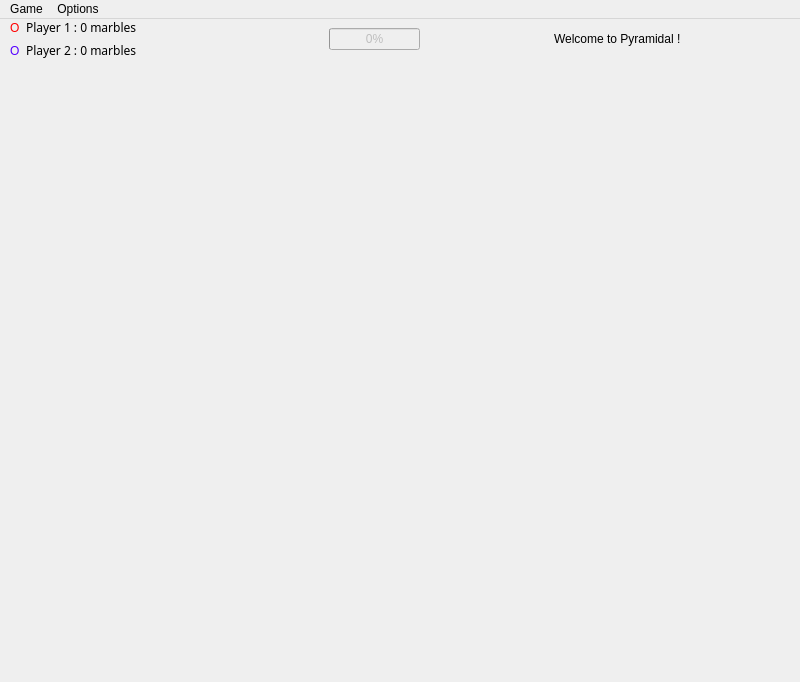
<?xml version="1.0" encoding="UTF-8"?>
<ui version="4.0">
 <class>GameMainWindow</class>
 <widget class="QMainWindow" name="GameMainWindow">
  <property name="geometry">
   <rect>
    <x>0</x>
    <y>0</y>
    <width>800</width>
    <height>682</height>
   </rect>
  </property>
  <property name="windowTitle">
   <string>La pyramide infernale !</string>
  </property>
  <widget class="QWidget" name="centralwidget">
   <property name="sizePolicy">
    <sizepolicy hsizetype="Maximum" vsizetype="Maximum">
     <horstretch>0</horstretch>
     <verstretch>0</verstretch>
    </sizepolicy>
   </property>
   <property name="minimumSize">
    <size>
     <width>400</width>
     <height>400</height>
    </size>
   </property>
   <widget class="QWidget" name="verticalLayoutWidget_2">
    <property name="geometry">
     <rect>
      <x>10</x>
      <y>0</y>
      <width>781</width>
      <height>651</height>
     </rect>
    </property>
    <layout class="QVBoxLayout" name="verticalLayout_2">
     <property name="sizeConstraint">
      <enum>QLayout::SetNoConstraint</enum>
     </property>
     <item>
      <layout class="QHBoxLayout" name="horizontalLayout">
       <property name="sizeConstraint">
        <enum>QLayout::SetMaximumSize</enum>
       </property>
       <item>
        <layout class="QVBoxLayout" name="verticalLayout">
         <property name="sizeConstraint">
          <enum>QLayout::SetNoConstraint</enum>
         </property>
         <item>
          <layout class="QHBoxLayout" name="horizontalLayout_2">
           <property name="sizeConstraint">
            <enum>QLayout::SetNoConstraint</enum>
           </property>
           <item>
            <widget class="QLabel" name="label_2">
             <property name="palette">
              <palette>
               <active>
                <colorrole role="WindowText">
                 <brush brushstyle="SolidPattern">
                  <color alpha="255">
                   <red>255</red>
                   <green>0</green>
                   <blue>0</blue>
                  </color>
                 </brush>
                </colorrole>
               </active>
               <inactive>
                <colorrole role="WindowText">
                 <brush brushstyle="SolidPattern">
                  <color alpha="255">
                   <red>255</red>
                   <green>0</green>
                   <blue>0</blue>
                  </color>
                 </brush>
                </colorrole>
               </inactive>
               <disabled>
                <colorrole role="WindowText">
                 <brush brushstyle="SolidPattern">
                  <color alpha="255">
                   <red>190</red>
                   <green>190</green>
                   <blue>190</blue>
                  </color>
                 </brush>
                </colorrole>
               </disabled>
              </palette>
             </property>
             <property name="text">
              <string>O</string>
             </property>
            </widget>
           </item>
           <item>
            <spacer name="horizontalSpacer_4">
             <property name="orientation">
              <enum>Qt::Horizontal</enum>
             </property>
             <property name="sizeType">
              <enum>QSizePolicy::Preferred</enum>
             </property>
             <property name="sizeHint" stdset="0">
              <size>
               <width>0</width>
               <height>0</height>
              </size>
             </property>
            </spacer>
           </item>
           <item>
            <widget class="QLabel" name="scoreJ1">
             <property name="sizePolicy">
              <sizepolicy hsizetype="MinimumExpanding" vsizetype="Preferred">
               <horstretch>80</horstretch>
               <verstretch>0</verstretch>
              </sizepolicy>
             </property>
             <property name="font">
              <font>
               <family>Sans Serif</family>
               <pointsize>9</pointsize>
              </font>
             </property>
             <property name="text">
              <string>Player 1 : 0 marbles</string>
             </property>
            </widget>
           </item>
          </layout>
         </item>
         <item>
          <spacer name="verticalSpacer">
           <property name="orientation">
            <enum>Qt::Vertical</enum>
           </property>
           <property name="sizeType">
            <enum>QSizePolicy::Minimum</enum>
           </property>
           <property name="sizeHint" stdset="0">
            <size>
             <width>0</width>
             <height>0</height>
            </size>
           </property>
          </spacer>
         </item>
         <item>
          <layout class="QHBoxLayout" name="horizontalLayout_3">
           <property name="sizeConstraint">
            <enum>QLayout::SetNoConstraint</enum>
           </property>
           <item>
            <widget class="QLabel" name="label_3">
             <property name="palette">
              <palette>
               <active>
                <colorrole role="WindowText">
                 <brush brushstyle="SolidPattern">
                  <color alpha="255">
                   <red>85</red>
                   <green>0</green>
                   <blue>255</blue>
                  </color>
                 </brush>
                </colorrole>
               </active>
               <inactive>
                <colorrole role="WindowText">
                 <brush brushstyle="SolidPattern">
                  <color alpha="255">
                   <red>85</red>
                   <green>0</green>
                   <blue>255</blue>
                  </color>
                 </brush>
                </colorrole>
               </inactive>
               <disabled>
                <colorrole role="WindowText">
                 <brush brushstyle="SolidPattern">
                  <color alpha="255">
                   <red>190</red>
                   <green>190</green>
                   <blue>190</blue>
                  </color>
                 </brush>
                </colorrole>
               </disabled>
              </palette>
             </property>
             <property name="text">
              <string>O</string>
             </property>
            </widget>
           </item>
           <item>
            <spacer name="horizontalSpacer_5">
             <property name="orientation">
              <enum>Qt::Horizontal</enum>
             </property>
             <property name="sizeType">
              <enum>QSizePolicy::Preferred</enum>
             </property>
             <property name="sizeHint" stdset="0">
              <size>
               <width>0</width>
               <height>0</height>
              </size>
             </property>
            </spacer>
           </item>
           <item>
            <widget class="QLabel" name="scoreJ2">
             <property name="sizePolicy">
              <sizepolicy hsizetype="MinimumExpanding" vsizetype="Preferred">
               <horstretch>80</horstretch>
               <verstretch>0</verstretch>
              </sizepolicy>
             </property>
             <property name="font">
              <font>
               <family>Sans Serif</family>
               <pointsize>9</pointsize>
              </font>
             </property>
             <property name="text">
              <string>Player 2 : 0 marbles</string>
             </property>
            </widget>
           </item>
          </layout>
         </item>
        </layout>
       </item>
       <item>
        <spacer name="horizontalSpacer_2">
         <property name="orientation">
          <enum>Qt::Horizontal</enum>
         </property>
         <property name="sizeType">
          <enum>QSizePolicy::Preferred</enum>
         </property>
         <property name="sizeHint" stdset="0">
          <size>
           <width>40</width>
           <height>20</height>
          </size>
         </property>
        </spacer>
       </item>
       <item>
        <widget class="QProgressBar" name="barrePartie">
         <property name="enabled">
          <bool>false</bool>
         </property>
         <property name="sizePolicy">
          <sizepolicy hsizetype="Fixed" vsizetype="Fixed">
           <horstretch>0</horstretch>
           <verstretch>0</verstretch>
          </sizepolicy>
         </property>
         <property name="value">
          <number>0</number>
         </property>
        </widget>
       </item>
       <item>
        <spacer name="horizontalSpacer">
         <property name="orientation">
          <enum>Qt::Horizontal</enum>
         </property>
         <property name="sizeType">
          <enum>QSizePolicy::Preferred</enum>
         </property>
         <property name="sizeHint" stdset="0">
          <size>
           <width>128</width>
           <height>36</height>
          </size>
         </property>
        </spacer>
       </item>
       <item>
        <widget class="QLabel" name="label">
         <property name="text">
          <string>Welcome to Pyramidal !                                 </string>
         </property>
        </widget>
       </item>
      </layout>
     </item>
     <item>
      <spacer name="verticalSpacer_2">
       <property name="orientation">
        <enum>Qt::Vertical</enum>
       </property>
       <property name="sizeType">
        <enum>QSizePolicy::Minimum</enum>
       </property>
       <property name="sizeHint" stdset="0">
        <size>
         <width>0</width>
         <height>0</height>
        </size>
       </property>
      </spacer>
     </item>
     <item>
      <widget class="QVTKWidget" name="qvtkWidget" native="true">
       <property name="sizePolicy">
        <sizepolicy hsizetype="Preferred" vsizetype="Expanding">
         <horstretch>0</horstretch>
         <verstretch>0</verstretch>
        </sizepolicy>
       </property>
       <property name="minimumSize">
        <size>
         <width>100</width>
         <height>100</height>
        </size>
       </property>
       <property name="maximumSize">
        <size>
         <width>3000</width>
         <height>2000</height>
        </size>
       </property>
       <property name="font">
        <font>
         <family>Abyssinica SIL</family>
         <pointsize>12</pointsize>
        </font>
       </property>
       <property name="mouseTracking">
        <bool>false</bool>
       </property>
      </widget>
     </item>
    </layout>
   </widget>
  </widget>
  <widget class="QMenuBar" name="menuBar">
   <property name="geometry">
    <rect>
     <x>0</x>
     <y>0</y>
     <width>800</width>
     <height>19</height>
    </rect>
   </property>
   <widget class="QMenu" name="menuStart">
    <property name="title">
     <string>Game</string>
    </property>
    <addaction name="actionCommencer"/>
    <addaction name="actionExit_2"/>
   </widget>
   <widget class="QMenu" name="menuOptions_de_partie">
    <property name="title">
     <string>Options</string>
    </property>
    <addaction name="actionDefinir_la_configuration_de_la_partie"/>
   </widget>
   <addaction name="menuStart"/>
   <addaction name="menuOptions_de_partie"/>
  </widget>
  <action name="actionOpenFile">
   <property name="enabled">
    <bool>true</bool>
   </property>
   <property name="text">
    <string>Open File...</string>
   </property>
  </action>
  <action name="actionExit">
   <property name="text">
    <string>Exit</string>
   </property>
  </action>
  <action name="actionPrint">
   <property name="text">
    <string>Print</string>
   </property>
  </action>
  <action name="actionHelp">
   <property name="text">
    <string>Help</string>
   </property>
  </action>
  <action name="actionSave">
   <property name="text">
    <string>Save</string>
   </property>
  </action>
  <action name="actionCommencer">
   <property name="text">
    <string>&amp;New game</string>
   </property>
   <property name="shortcut">
    <string>N</string>
   </property>
  </action>
  <action name="actionRefaire_coup_pr_c_dent">
   <property name="text">
    <string>Annuler le coup précédent</string>
   </property>
   <property name="shortcut">
    <string>A</string>
   </property>
  </action>
  <action name="actionIndiquer_les_coups_possibles">
   <property name="text">
    <string>Indiquer les coups possibles</string>
   </property>
  </action>
  <action name="actionD_finir_le_nombre_de_joueurs">
   <property name="text">
    <string>Définir le nombre de joueurs</string>
   </property>
  </action>
  <action name="actionExit_2">
   <property name="text">
    <string>&amp;Quit</string>
   </property>
   <property name="shortcut">
    <string>Q</string>
   </property>
  </action>
  <action name="actionDemarrer_nouvelle_partie">
   <property name="text">
    <string>Demarrer nouvelle partie</string>
   </property>
  </action>
  <action name="action4_partie_30_billes">
   <property name="text">
    <string>4 (partie à 30 billes)</string>
   </property>
  </action>
  <action name="action5_partie_55_billes">
   <property name="text">
    <string>5 (partie à 55 billes)</string>
   </property>
  </action>
  <action name="actionDefinir_la_configuration_de_la_partie">
   <property name="text">
    <string>&amp;Configuration dialog</string>
   </property>
   <property name="shortcut">
    <string>C</string>
   </property>
  </action>
 </widget>
 <customwidgets>
  <customwidget>
   <class>QVTKWidget</class>
   <extends>QWidget</extends>
   <header>QVTKWidget.h</header>
  </customwidget>
 </customwidgets>
 <resources/>
 <connections/>
</ui>
